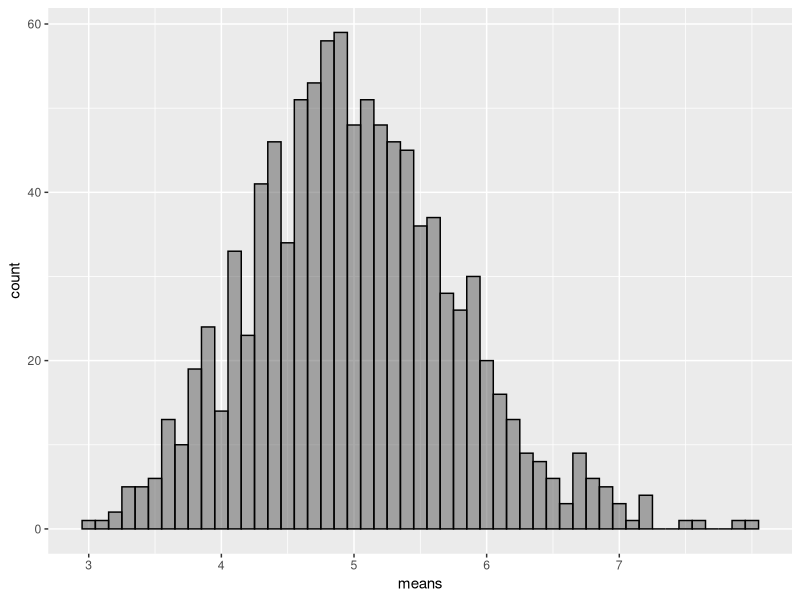
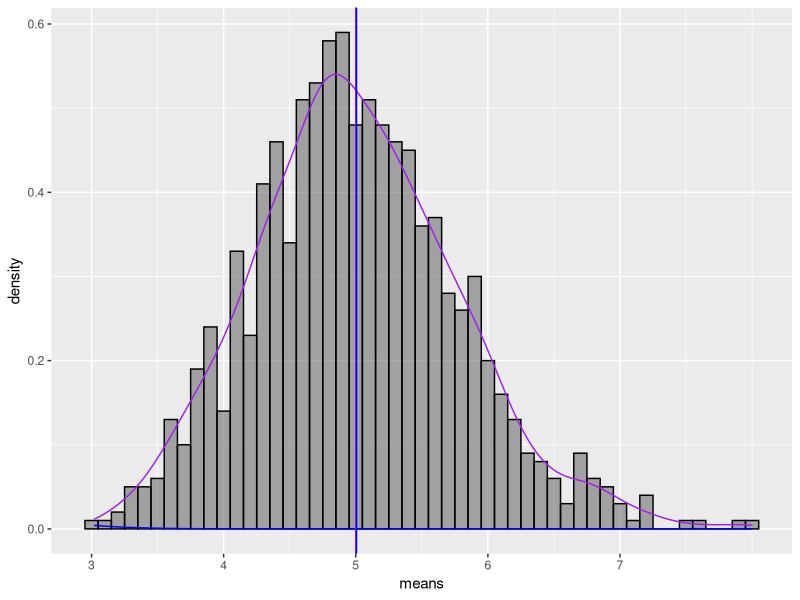

These charts were generated, in order, by the following R code:
## ---- chunk 1
knitr::opts_chunk$set(fig.width = 12, fig.height = 8, fig.path = 'figure/',
                      echo = TRUE, warning = FALSE, message = FALSE)
## ---- chunk 2
for (package in c('ggplot2')) {
 
    if (!require(package, character.only = TRUE, quietly = FALSE)) {
        install.packages(package)
        library(package, character.only = TRUE)
    }
}
## ---- chunk 3
set.seed(123456789)

val_lambda <- 0.2
val_n <- 40
val_sims <- 1000
## ---- chunk 4
data_expdist <- data.frame(means = 1:val_sims)

for (i in 1:val_sims) {
 
  val_sim <- rexp(val_n, val_lambda)
  data_expdist[i, 1] <- mean(val_sim)
 
}

remove(val_sim)
## ---- chunk 5
val_min <- min(data_expdist$means)
val_max <- max(data_expdist$means)

ggplot(data = data_expdist, aes(x = means)) +
  geom_histogram(binwidth = 0.1, col = "black", alpha = 0.5) +  
  scale_x_continuous(breaks = round(seq(val_min, val_max, by = 1)))
## ---- chunk 6
val_truemu <- 1/val_lambda
val_truemu
## ---- chunk 7
val_samplemu <- mean(data_expdist$means)
val_samplemu
## ---- chunk 8
val_truevar <- (1/val_lambda/sqrt(val_n))^2
val_truevar
## ---- chunk 9
val_samplevar <- var(data_expdist$means)
val_samplevar
## ---- chunk 10
ggplot(data = data_expdist, aes(x = means)) +
  geom_histogram(binwidth = 0.1, col = "black", aes(y = ..density..), alpha = 0.5) +
  geom_density(colour = "purple") +
  stat_function(fun = dnorm, arg = list(mean = val_truemu , sd = sqrt(val_truevar)), colour = "blue") +
  geom_vline(xintercept = val_truemu, colour = "purple") +
  geom_vline(xintercept = val_samplemu, colour = "blue") +
  scale_x_continuous(breaks = round(seq(val_min, val_max, by = 1)))
## ---- chunk 11
  mean(data_expdist$means) + c(-1,1) * 1.96 * sd(data_expdist$means)/sqrt(nrow(data_expdist))
